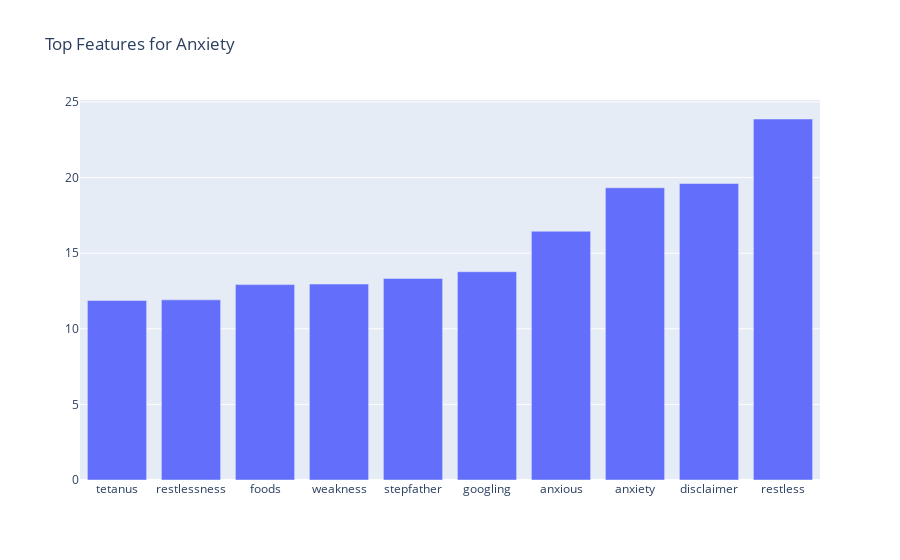
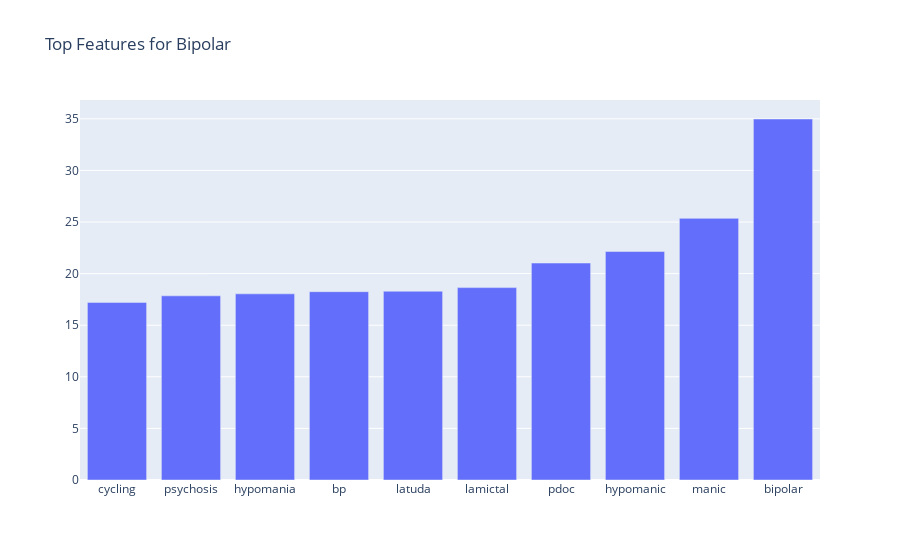
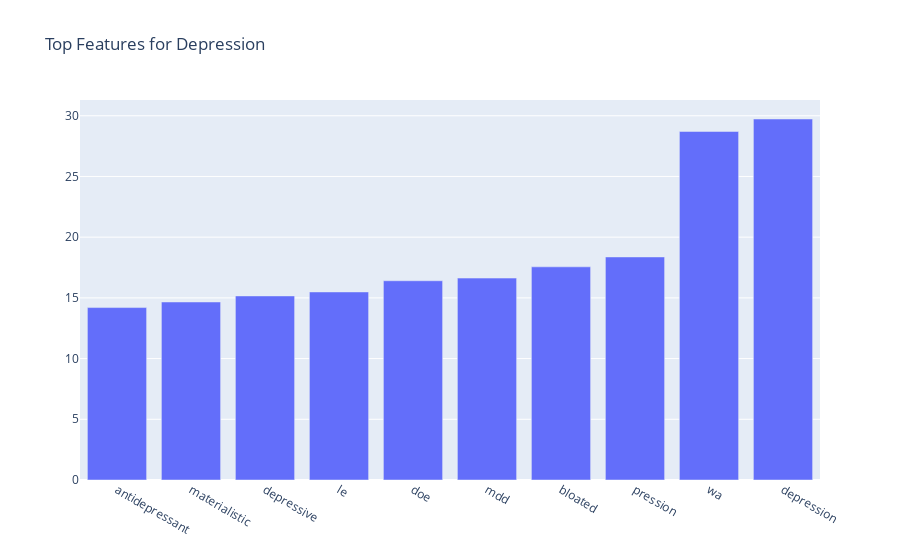
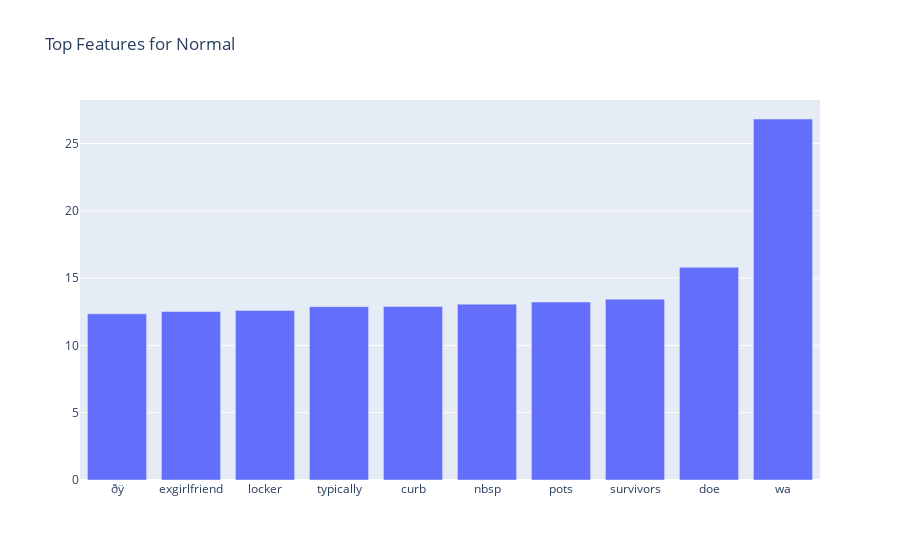

Notebook code cell kept with these figures, in order:
### Code cell
# Feature Importance
feature_names = vectorizer.get_feature_names_out()
coefs = best_model.coef_
for i, category in enumerate(best_model.classes_):
    top_features = coefs[i].argsort()[-10:]
    top_words = [feature_names[j] for j in top_features]
    top_scores = [coefs[i][j] for j in top_features]
    fig = go.Figure([go.Bar(x=top_words, y=top_scores)])
    fig.update_layout(title=f'Top Features for {category}')
    fig.show()

### Figure 1 — Plotly figure (JSON) as saved in the notebook; plotly's stock layout.template omitted (floating-point values rounded to 4 significant figures)
{"data": [{"type": "bar", "x": ["tetanus", "restlessness", "foods", "weakness", "stepfather", "googling", "anxious", "anxiety", "disclaimer", "restless"], "y": [11.87, 11.91, 12.92, 12.96, 13.33, 13.77, 16.45, 19.33, 19.61, 23.88]}], "layout": {"title": {"text": "Top Features for Anxiety"}}}

### Figure 2 — Plotly figure (JSON) as saved in the notebook; plotly's stock layout.template omitted (floating-point values rounded to 4 significant figures)
{"data": [{"type": "bar", "x": ["cycling", "psychosis", "hypomania", "bp", "latuda", "lamictal", "pdoc", "hypomanic", "manic", "bipolar"], "y": [17.21, 17.85, 18.04, 18.25, 18.29, 18.64, 21.03, 22.14, 25.36, 34.98]}], "layout": {"title": {"text": "Top Features for Bipolar"}}}

### Figure 3 — Plotly figure (JSON) as saved in the notebook; plotly's stock layout.template omitted (floating-point values rounded to 4 significant figures)
{"data": [{"type": "bar", "x": ["antidepressant", "materialistic", "depressive", "le", "doe", "mdd", "bloated", "pression", "wa", "depression"], "y": [14.2, 14.66, 15.16, 15.49, 16.41, 16.63, 17.56, 18.37, 28.71, 29.73]}], "layout": {"title": {"text": "Top Features for Depression"}}}

### Figure 4 — Plotly figure (JSON) as saved in the notebook; plotly's stock layout.template omitted (floating-point values rounded to 4 significant figures)
{"data": [{"type": "bar", "x": ["ðÿ", "exgirlfriend", "locker", "typically", "curb", "nbsp", "pots", "survivors", "doe", "wa"], "y": [12.35, 12.52, 12.6, 12.88, 12.9, 13.07, 13.22, 13.44, 15.8, 26.82]}], "layout": {"title": {"text": "Top Features for Normal"}}}
